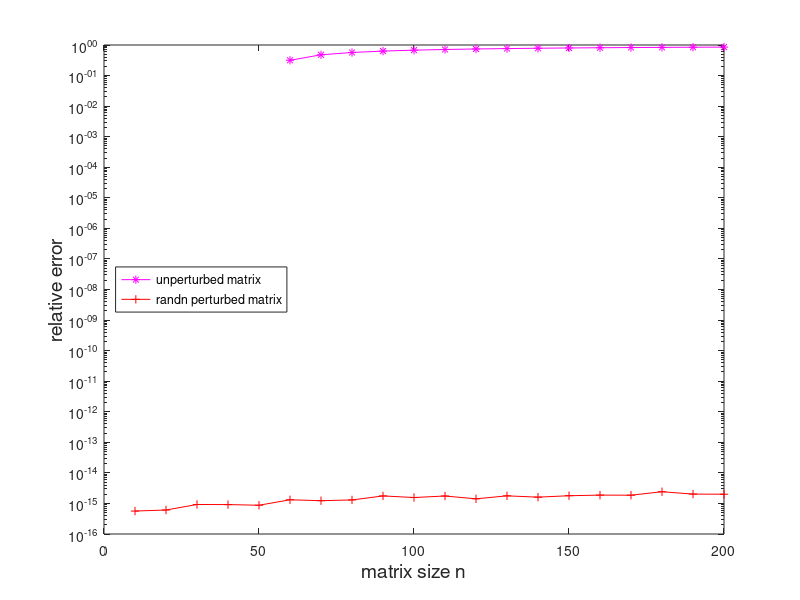

MATLAB code for this plot:
% Curing Wilkinson's counterexample by random perturbation
% Theory: Spielman and Teng
res = [];
for n=10:10:200
  % Build Wilkinson matrix
  A = [tril(-ones(n,n-1))+2*[eye(n-1);
       zeros(1,n-1)],ones(n,1)];
  % imposed solution
  x = ((-1).^(1:n))';
  relerr = norm(A\(A*x)-x)/norm(x);
  % Randomly perturbed Wilkinson matrix by matrix with iid
  % $N(0,{\mathrm{eps}})$ distributed entries
  Ap = A + eps*randn(size(A));
  relerrp = norm(Ap\(A*x)-x)/norm(x);
  res = [res; n relerr relerrp];
end
semilogy(res(:,1),res(:,2),'m-*',res(:,1),res(:,3),'r-+');
xlabel('matrix size n','fontsize',14);
ylabel('relative error','fontsize',14);
legend('unperturbed matrix','randn perturbed matrix','location','west');

print -depsc2 '../PICTURES/wilkpert.eps';
